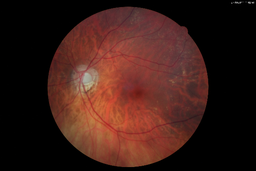
#> input picture DRHAGIS/image/01.tif, 256 x 171 px, shrunk from 584 x 389 before the run, given in place of 05.tif, which was not available
$ python main.py --images 5   (older library calls are emulated)
#> lines starting #> are read from the running program, lines starting #| are printed output that depends on the picture; pictures that were not available may be replaced by others from this repository, and a replacement may not be noted
### image_utils.py
"""
Common functions perfromed on images
"""

import cv2
import numpy as np
import matplotlib.pyplot as plt

def read_image(image_path, greyscale=False):
    """
    Read image as color or grayscale from path
    Returns numpy array
    """
#> called with image_path = 'DRIVE/image/05.tif', greyscale = False
    mode = cv2.IMREAD_GRAYSCALE if greyscale else cv2.IMREAD_COLOR
    image = cv2.imread(image_path, mode)
#> image is the input picture: shape (171, 256, 3); mean B, G, R 22.9, 28.8, 58.6

    if image is None:
        raise ValueError('Invalid image path {}'.format(image_path))

    return image

# [5 lines left out: function as_greyscale, not called in this run]

def as_inverse_green(image):
    """
    Read image green channel, invert
    """
    return cv2.bitwise_not(image[:, :, 1])

# [15 lines left out: functions save_image, display_image, not called in this run]

### object_classes/image_collection.py
"""
Defines class with binary line masks
"""

import logging
import numpy as np
import image_utils

class ImageCollection: # pylint: disable=R0903
    """
    Reads images from DRIVE database
    Contains full-color image, boolean FOV mask, and boolean ground truth
    """
    def __init__(self, image_number, database):
        if isinstance(image_number, int):
            image_number = '{:02d}'.format(image_number) # Leading zeros used in DRIVE database

        logging.debug('Reading image, mask, truth %s from database', image_number)

        self.image = image_utils.read_image('{}/image/{}.tif'.format(database, image_number))
        self.truth = image_utils.read_image('{}/truth/{}.tif'.format(database, image_number),
                                            greyscale=True).astype(np.bool)
#> call 2 of read_image, with image_path = 'DRIVE/truth/05.tif', greyscale = True
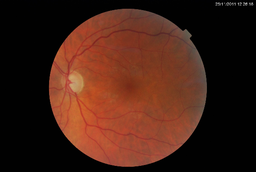
#> input picture DRHAGIS/image/02.tif, 256 x 172 px, shrunk from 584 x 392 before the run, given in place of 05.tif, which was not available
#> in read_image (call 2), `image = cv2.imread(image_path, mode)`:
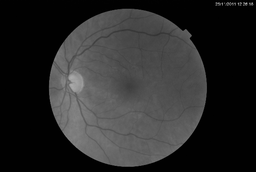
#> image: shape (172, 256); min 0, max 181, mean 41.3
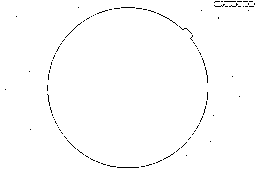
#> self.truth: shape (172, 256) bool; 99% white; black in thin lines or dots
        self.fov_mask = image_utils.read_image('{}/mask/{}.tif'.format(database, image_number),
                                               greyscale=True).astype(np.bool)

### object_classes/line_mask.py
"""
Defines class with binary line masks
"""

import math
import numpy as np

def radians_to_degrees(rads):
    """
    Convert radians to degrees
    """
    return rads * math.pi / 180.0

class LineMask: # pylint: disable=R0903
    """
    Binary mask of line at angle around center
    """
    def __init__(self, k_size, angle, orthogonal_length=3):
        if orthogonal_length % 2 != 1 or orthogonal_length < 1:
            raise ValueError('Orthogonal line mask length must be a positive odd number')

        angle = angle % 180.0 # Repeats after 180 degrees
        acute = angle % 90.0
        quarter_size = math.ceil(k_size / 2)
        quarter = np.zeros((quarter_size, quarter_size), dtype=np.bool)
        diagonal_difference = abs(45.0 - acute)
        rise = math.tan(radians_to_degrees(45.0 - diagonal_difference))

        # Only captures 0 - 45 degrees as x must be linear
        for i in range(0, quarter_size):
            quarter[quarter_size - round(rise * i) - 1, i] = 1

        # Full-size line mask
        mask = np.zeros((k_size, k_size), dtype=np.bool)
        mask[:quarter_size, quarter_size - 1:] = quarter # Q1
        mask[quarter_size - 1:, :quarter_size] = np.rot90(quarter, 2) # Q3

        # Account for angles greater than 45 degrees
        if 45.0 < angle <= 135.0:
            mask = np.rot90(np.fliplr(mask), -1)
        if angle > 90.0:
            mask = np.fliplr(mask)

        # Centered mask used to determine create orthogonal mask
        orthogonal_radius = math.floor(orthogonal_length / 2)
        center_mask = np.zeros((k_size, k_size), dtype=np.bool)
        center_mask[quarter_size - 1 - orthogonal_radius: quarter_size + orthogonal_radius,
                    quarter_size - 1 - orthogonal_radius: quarter_size + orthogonal_radius] = True

        self.mask = mask
        self.orthogonal_mask = np.logical_and(np.rot90(mask), center_mask)

def generate_line_mask_list(k_size, resolution):
    """
    Create list of binary line masks rotated by resolution degrees
    """
#> called with k_size = 15, resolution = 15
    steps = math.floor(180.0 / resolution)
    mask_list = list()
    for i in range(0, steps):
        mask_list.append(LineMask(k_size, resolution * i))
#> in as_inverse_green, `return cv2.bitwise_not(image[:, :, 1])`:
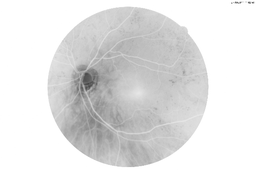
#> returned value: shape (171, 256); min 70, max 255, mean 226.2

    return mask_list

### convolve.py
"""
Convolve image with supplied function
"""

from math import floor
import numpy as np
from matrix_utils import pad_matrix
from log_execution import log_execution

@log_execution
def convolve(image, k_size, function, mask, features): # pylint: disable=R0914
    """
    Apply function to each pixel in image with a neighborhood size of k_size
    Returns numpy array of floats of depth features
    """
#> called with k_size = 15, features = 2
    if k_size % 2 != 1 or k_size < 1:
        raise ValueError('Neighborhod size must be a positive odd number')
    if not isinstance(1, int) or features < 1:
        raise ValueError('Must extract at least one feature')

    pad = floor(k_size / 2)
    (image_height, image_width) = image.shape
    result = np.full((image_height, image_width, features), None, dtype=np.float) # Store result
    image_padded = pad_matrix(image, pad, 0) # Pad value will be masked out
    mask_padded = pad_matrix(mask, pad, False) # Pad value will be masked out

    def get_neighborhood(image, x_index, y_index, pad):
        """
        Return neighborhood given x and y of center point, pad
        """
        return image[y_index - pad: y_index + 1 + pad, x_index - pad: x_index + 1 + pad]

    for y_index in np.arange(pad, image_height + pad):
        for x_index in np.arange(pad, image_width + pad):
            neighborhood = get_neighborhood(image_padded, x_index, y_index, pad)
            mask_neighborhood = get_neighborhood(mask_padded, x_index, y_index, pad)
            result[y_index - pad, x_index - pad] = function(neighborhood, mask_neighborhood)

    return result

### calculate_features.py
"""
Calculate feature vectors for an image
"""

import numpy as np
from convolve import convolve
from image_utils import as_inverse_green
from line_score import line_score
from normalize_features import normalize_features

def calculate_features(image, fov_mask, mask_list, k_size):
    """
    Calculate line score, orthogonal line score, and inverse green-channel intensity vectors
    """
    inverse_green = as_inverse_green(image) # Line detector applied to inverse green
    function = lambda x, y: line_score(x, y, mask_list) # Function to apply to each neighborhood
    result = convolve(inverse_green, k_size, function, fov_mask, 2)
    vectors = np.dstack((result, inverse_green)) # Union of all feature vectors
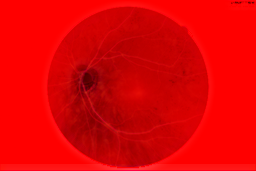
#> vectors: shape (171, 256, 3) float64; mean of channels 0, 1, 2 3.3, 2, 226.2; drawn as B, G, R
    vectors = normalize_features(vectors)

    return vectors

### normalize_features.py
"""
Normalize feature vectors
"""

import numpy as np
from log_execution import log_execution

@log_execution
def normalize_features(vectors):
    """
    Take image features, normalize
    """
    means = np.mean(vectors, axis=(0, 1))
#> means = [3.29, 2.01, 226.2]
    deviations = np.std(vectors, axis=(0, 1))
#> deviations = [6.24, 5.31, 33.68]

    return (vectors - means) / deviations
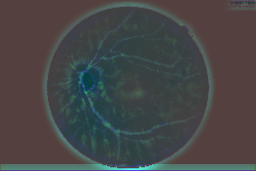
#> returned value: shape (171, 256, 3) float64; mean of channels 0, 1, 2 -8.05e-14, 9.11e-14, 1.06e-14; drawn with min black and max white

### svm.py
"""
Support vector machine training, classifying, and assessment
"""

import logging
from warnings import warn
import pickle
import numpy as np
from sklearn.svm import SVC
from sklearn.ensemble import BaggingClassifier
from sklearn.metrics import roc_curve, roc_auc_score
from matplotlib import pyplot
from log_execution import log_execution

# [18 lines left out: function train, not called in this run]

@log_execution
def classify(feature_image):
    """
    Classify image from feature array and trained model
    """
#> (the run stopped early here; a loop or call above may not have finished)
